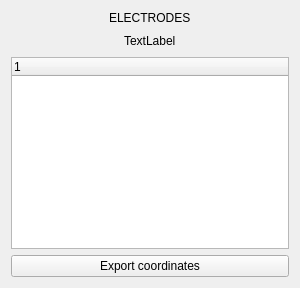
                  <widget class="QFrame" name="frame_6">
                   <property name="minimumSize">
                    <size>
                     <width>300</width>
                     <height>0</height>
                    </size>
                   </property>
                   <property name="maximumSize">
                    <size>
                     <width>300</width>
                     <height>16777215</height>
                    </size>
                   </property>
                   <property name="frameShape">
                    <enum>QFrame::Shape::NoFrame</enum>
                   </property>
                   <property name="frameShadow">
                    <enum>QFrame::Shadow::Raised</enum>
                   </property>
                   <layout class="QVBoxLayout" name="verticalLayout_32">
                    <item>
                     <layout class="QVBoxLayout" name="verticalLayout_8">
                      <item alignment="Qt::AlignmentFlag::AlignHCenter">
                       <widget class="QLabel" name="label_6">
                        <property name="text">
                         <string>ELECTRODES</string>
                        </property>
                       </widget>
                      </item>
                      <item>
                       <layout class="QHBoxLayout" name="horizontalLayout_28">
                        <item>
                         <spacer name="horizontalSpacer">
                          <property name="orientation">
                           <enum>Qt::Orientation::Horizontal</enum>
                          </property>
                          <property name="sizeHint" stdset="0">
                           <size>
                            <width>40</width>
                            <height>20</height>
                           </size>
                          </property>
                         </spacer>
                        </item>
                        <item>
                         <widget class="QLabel" name="lbl_ElectrodesCount">
                          <property name="text">
                           <string>TextLabel</string>
                          </property>
                         </widget>
                        </item>
                        <item>
                         <spacer name="horizontalSpacer_38">
                          <property name="orientation">
                           <enum>Qt::Orientation::Horizontal</enum>
                          </property>
                          <property name="sizeHint" stdset="0">
                           <size>
                            <width>40</width>
                            <height>20</height>
                           </size>
                          </property>
                         </spacer>
                        </item>
                       </layout>
                      </item>
                      <item>
                       <widget class="QTreeWidget" name="tv_Electrodes">
                        <column>
                         <property name="text">
                          <string notr="true">1</string>
                         </property>
                        </column>
                       </widget>
                      </item>
                     </layout>
                    </item>
                    <item>
                     <widget class="QPushButton" name="Export_Coordinates_1">
                      <property name="text">
                       <string>Export coordinates</string>
                      </property>
                     </widget>
                    </item>
                   </layout>
                  </widget>
